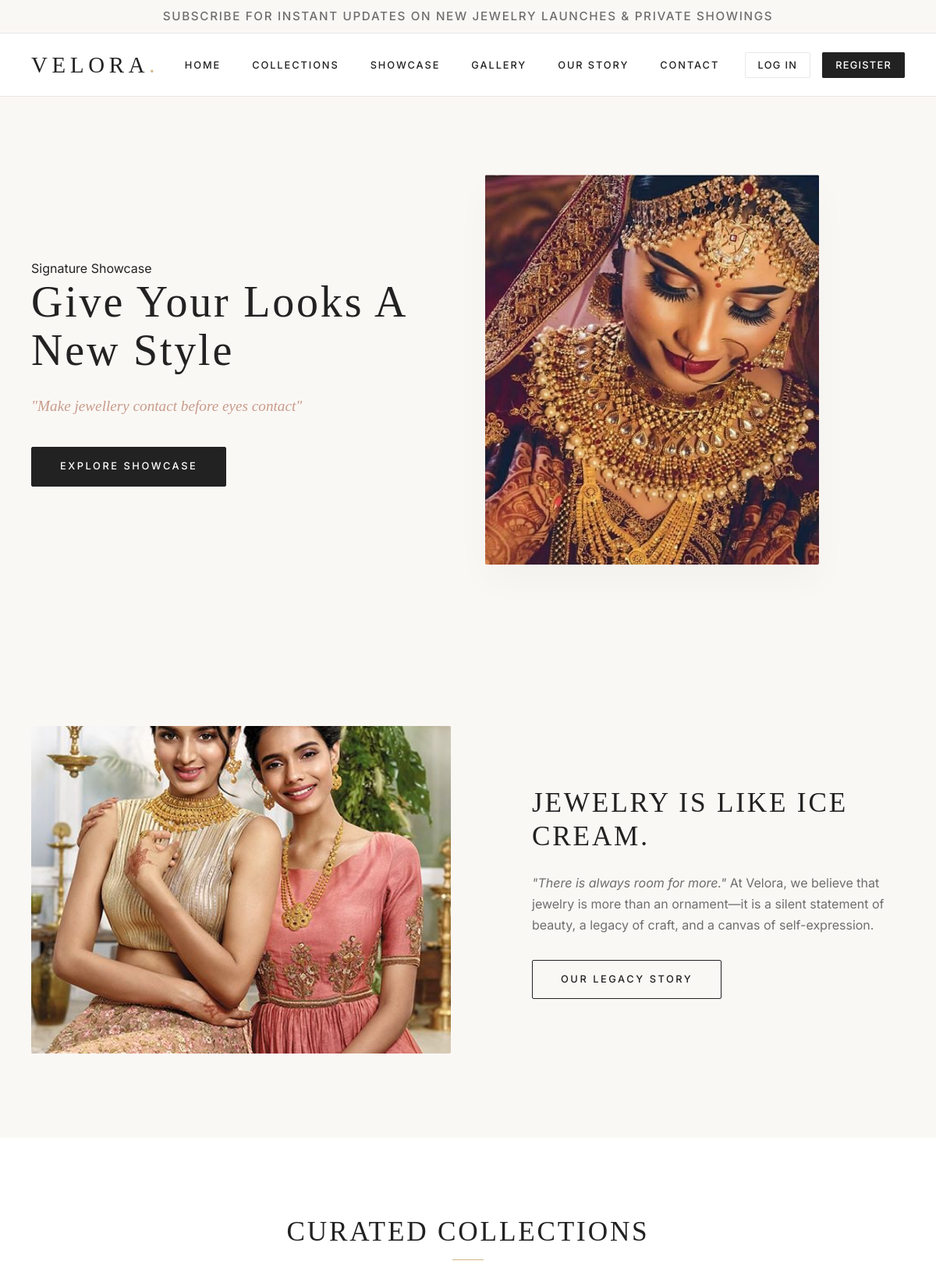
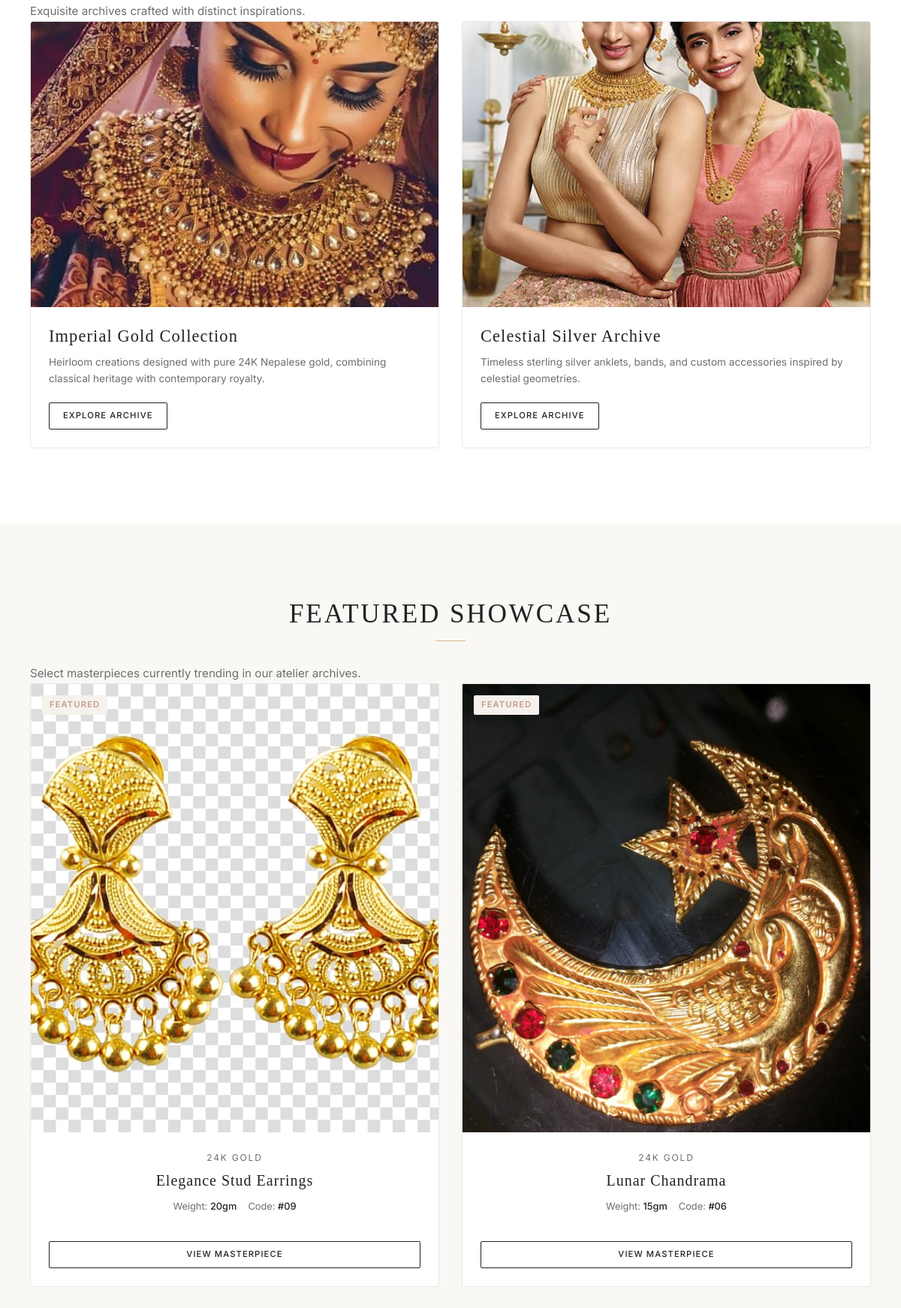
The page / (upper part) on the database its author committed (2 pictures, top to bottom).
### tables this page shows
CREATE TABLE IF NOT EXISTS `collections` (
  `id` int(11) NOT NULL AUTO_INCREMENT,
  `name` varchar(255) NOT NULL,
  `description` text DEFAULT NULL,
  `banner_image` varchar(255) DEFAULT NULL,
  `display_order` int(11) NOT NULL DEFAULT '0',
  `created_at` timestamp NOT NULL DEFAULT CURRENT_TIMESTAMP,
  PRIMARY KEY (`id`)
);

CREATE TABLE IF NOT EXISTS `products` (
  `id` int(11) NOT NULL AUTO_INCREMENT,
  `name` varchar(255) NOT NULL,
  `collection_id` int(11) DEFAULT NULL,
  `category` varchar(100) NOT NULL,
  `description` text DEFAULT NULL,
  `material` varchar(100) NOT NULL,
  `weight` varchar(50) DEFAULT NULL,
  `product_code` varchar(50) NOT NULL UNIQUE,
  `is_featured` tinyint(1) NOT NULL DEFAULT '0',
  `is_trending` tinyint(1) NOT NULL DEFAULT '0',
  `is_new_arrival` tinyint(1) NOT NULL DEFAULT '0',
  `display_order` int(11) NOT NULL DEFAULT '0',
  `status` enum('active', 'archived') NOT NULL DEFAULT 'active',
  `main_image` varchar(255) NOT NULL,
  `created_at` timestamp NOT NULL DEFAULT CURRENT_TIMESTAMP,
  PRIMARY KEY (`id`),
  FOREIGN KEY (`collection_id`) REFERENCES `collections` (`id`) ON DELETE SET NULL
);

### config/database.php (called while the page is built, shortened)
<?php
function xss_clean($data) {
    return htmlspecialchars($data, ENT_QUOTES, 'UTF-8');
}
function get_setting($con, $key, $default = '') {
    $stmt = mysqli_prepare($con, "SELECT setting_value FROM website_settings WHERE setting_key = ? LIMIT 1");
    if ($stmt) {
        mysqli_stmt_bind_param($stmt, "s", $key);
        mysqli_stmt_execute($stmt);
        mysqli_stmt_bind_result($stmt, $val);
        return $val !== null ? $val : $default;
    }
    return $default;
}
?>

### index.php (the view, shortened to what this page needs)
<?php
require_once 'config/database.php';
include 'includes/header.php';
include 'includes/navbar.php';
$hero_title = get_setting($con, 'hero_title', 'Give your looks<br>A New Style');
$hero_subtitle = get_setting($con, 'hero_subtitle', '"Make jewellery contact before eyes contact"');
$hero_image = get_setting($con, 'hero_image', 'designs/design3.jpg');
?>
<section class="hero-wrapper">
    <div class="container">
        <div class="row">
            <div class="col col-text">
                <div class="hero-text">
                    <span class="hero-tag">Signature Showcase</span>
                    <h1><?php echo $hero_title;  ?></h1>
                    <p><?php echo xss_clean($hero_subtitle); ?></p>
                    <a href="showcase.php" class="btn">Explore Showcase</a>
                </div>
            </div>
            <div class="col col-img">
                <div class="hero-image">
                    <img src="<?php echo xss_clean($hero_image); ?>" alt="Velora Fine Jewelry Signature Series">
                </div>
            </div>
        </div>
    </div>
</section>
<section class="section-padding alt-bg">
    <div class="container">
        <div class="row promo-row">
            <div class="col col-img">
                <div class="promo-image">
                    <img src="designs/design4.jpg" alt="Velora Craftsmanship Atelier">
                </div>
            </div>
            <div class="col col-text">
                <div class="promo-text">
                    <h2>Jewelry is like ice cream.</h2>
                    <p><em>"There is always room for more."</em> At Velora, we believe that jewelry is more than an ornament—it is a silent statement of beauty, a legacy of craft, and a canvas of self-expression.</p>
                    <a href="about.php" class="btn btn-secondary">Our Legacy Story</a>
                </div>
            </div>
        </div>
    </div>
</section>
<section class="section-padding">
    <div class="container">
        <h2>Curated Collections</h2>
        <p class="section-subtitle">Exquisite archives crafted with distinct inspirations.</p>
        <div class="products-grid" style="grid-template-columns: repeat(2, 1fr);">
            <?php
            $collections_query = mysqli_query($con, "SELECT * FROM collections ORDER BY display_order ASC, id ASC LIMIT 2");
            while ($col_data = mysqli_fetch_assoc($collections_query)):
            ?>
            <div class="product-card" style="border-radius: 4px;">
                <div class="product-image-container" style="padding-bottom: 70%;">
                    <img src="<?php echo xss_clean($col_data['banner_image']); ?>" alt="<?php echo xss_clean($col_data['name']); ?>">
                </div>
                <div class="product-info" style="text-align: left; align-items: flex-start;">
                    <h3 style="font-family: var(--font-display); font-size: 1.4rem; margin-bottom: 10px;"><?php echo xss_clean($col_data['name']); ?></h3>
                    <p style="font-size: 0.85rem; margin-bottom: 20px; line-height: 1.6;"><?php echo xss_clean($col_data['description']); ?></p>
                    <a href="showcase.php?collection=<?php echo $col_data['id']; ?>" class="btn btn-sm btn-secondary">Explore Archive</a>
                </div>
            </div>
            <?php endwhile; ?>
        </div>
    </div>
</section>
<section class="section-padding alt-bg">
    <div class="container">
        <h2>Featured Showcase</h2>
        <p class="section-subtitle">Select masterpieces currently trending in our atelier archives.</p>
        <div class="products-grid">
            <?php
            $products_query = mysqli_query($con, "SELECT * FROM products WHERE is_featured = 1 AND status = 'active' ORDER BY display_order ASC, id DESC LIMIT 3");
            if (mysqli_num_rows($products_query) > 0):
                while ($prod = mysqli_fetch_assoc($products_query)):
            ?>
                <div class="product-card">
                    <div class="product-badge">Featured</div>
                    <div class="product-image-container">
                        <img src="<?php echo xss_clean($prod['main_image']); ?>" alt="<?php echo xss_clean($prod['name']); ?>">
                    </div>
                    <div class="product-info">
                        <div>
                            <div class="product-material"><?php echo xss_clean($prod['material']); ?></div>
                            <h3 class="product-title"><?php echo xss_clean($prod['name']); ?></h3>
                            <ul class="product-specs">
                                <li>Weight: <span><?php echo xss_clean($prod['weight']); ?></span></li>
                                <li>Code: <span><?php echo xss_clean($prod['product_code']); ?></span></li>
                            </ul>
                        </div>
                        <div style="margin-top: 15px;">
                            <a href="product.php?code=<?php echo urlencode($prod['product_code']); ?>" class="btn btn-secondary btn-sm" style="display:block;">View Masterpiece</a>
                        </div>
                    </div>
                </div>
            <?php
                endwhile;
            else:
                echo '<p style="grid-column: 1/-1; text-align: center; color: var(--color-warm-gray);">No featured jewelry added yet.</p>';
            endif;
            ?>
        </div>
    </div>
</section>
<?php
include 'includes/footer.php';
?>

### rows shown on the page
collections: banner_image (picture), name "Imperial Gold Collection", description "Heirloom creations designed with pure 24K Nepalese gold, combining classical heritage with contemporary royalty."
collections: banner_image (picture), name "Celestial Silver Archive", description "Timeless sterling silver anklets, bands, and custom accessories inspired by celestial geometries."
products: main_image (picture), material "24K GOLD", name "Elegance Stud Earrings", weight "20gm", product_code "#09"
products: main_image (picture), material "24K GOLD", name "Lunar Chandrama", weight "15gm", product_code "#06"

### other values the page prints
xss_clean($promo_text) "SUBSCRIBE FOR INSTANT UPDATES ON NEW JEWELRY LAUNCHES & PRIVATE SHOWINGS"
xss_clean($brand_name) "VELORA"
get_setting($con, 'hero_title', 'Give your looks<br>A New Style') "Give Your Looks A New Style"
xss_clean($hero_subtitle) "\"Make jewellery contact before eyes contact\""
